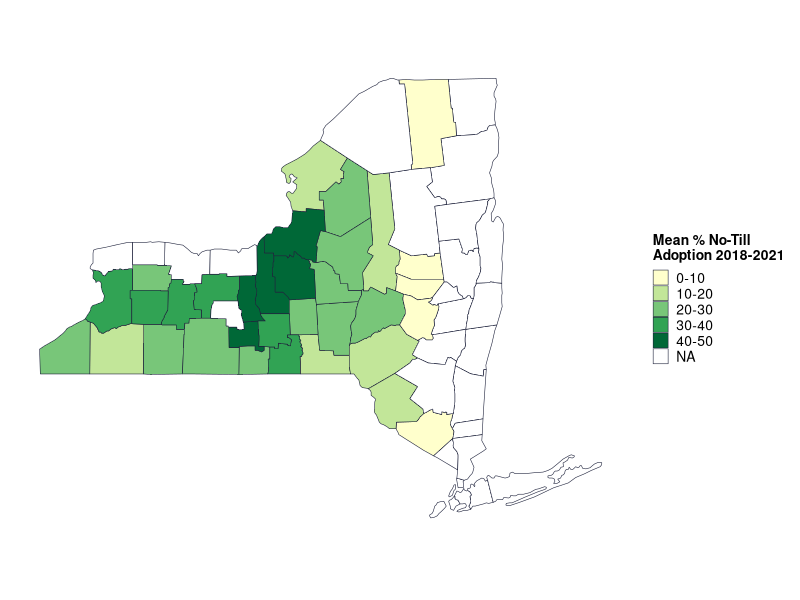
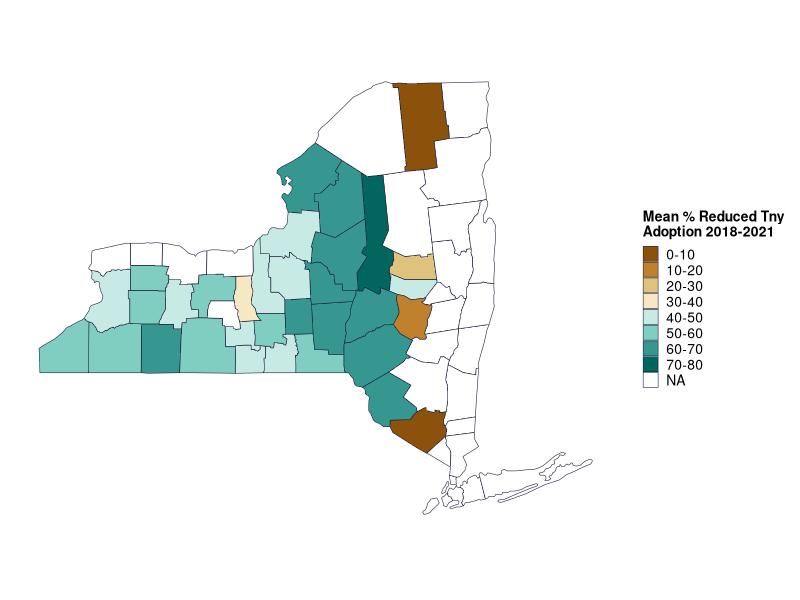
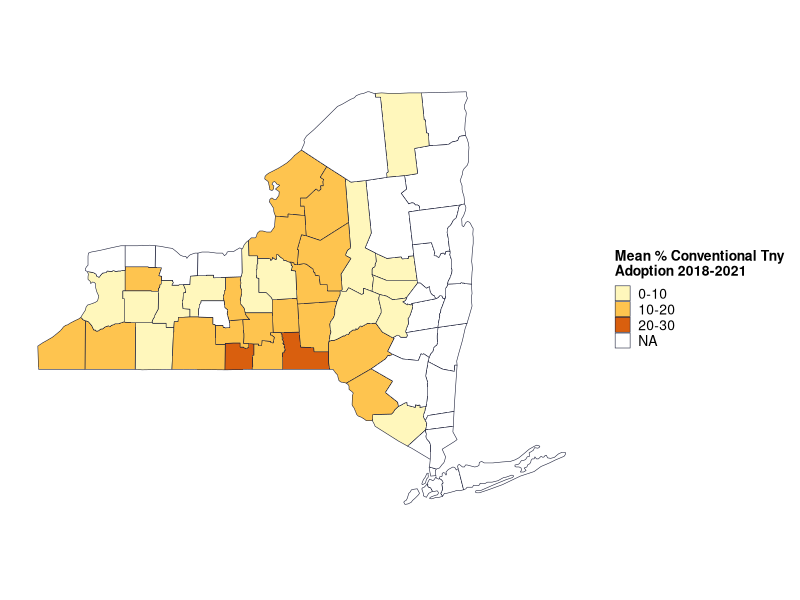
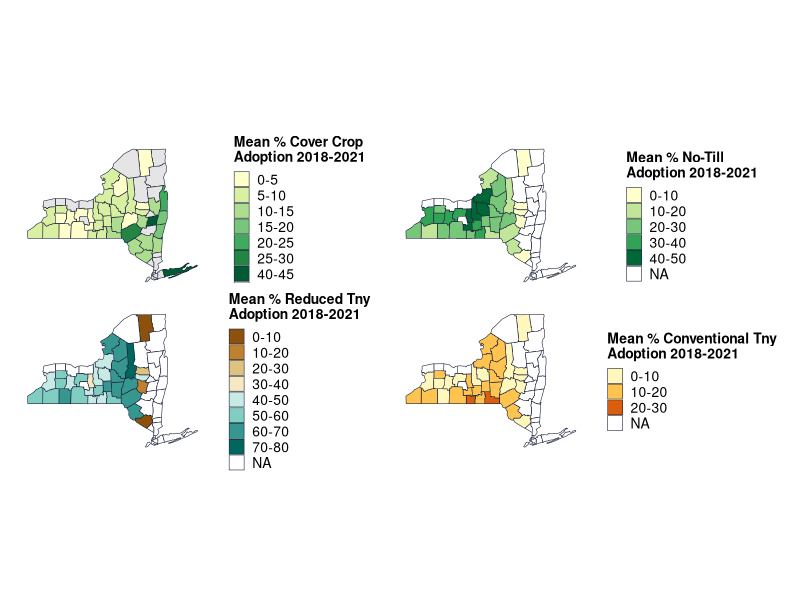
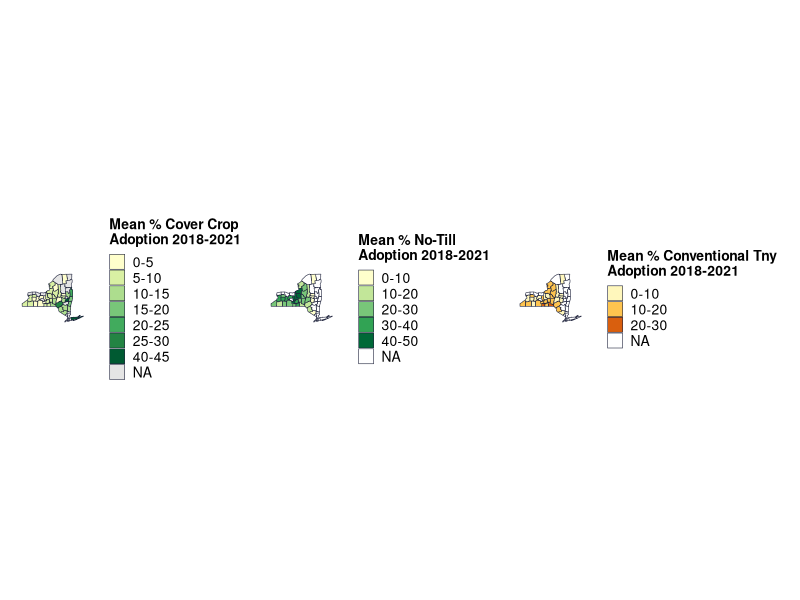
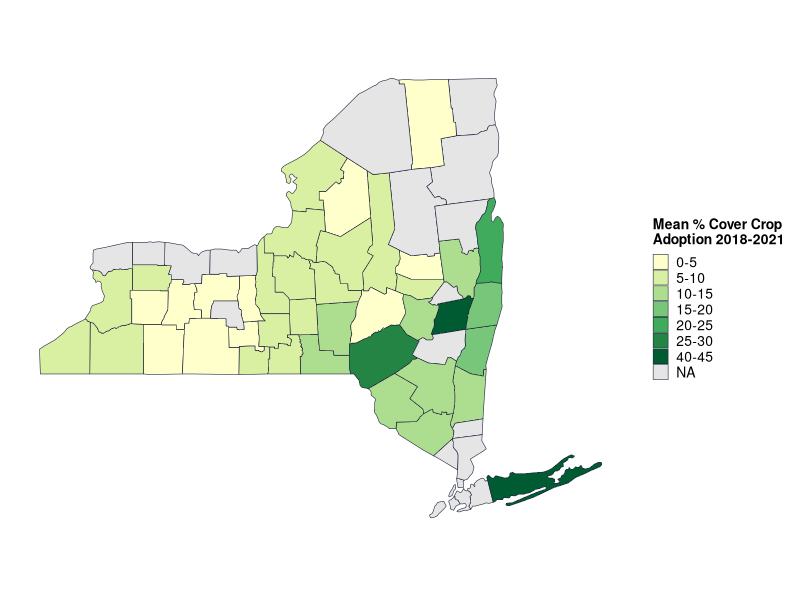
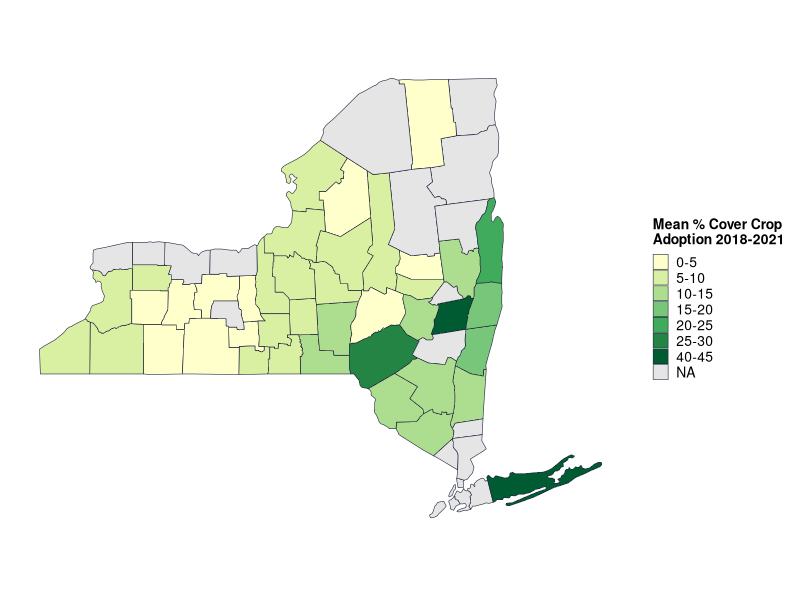
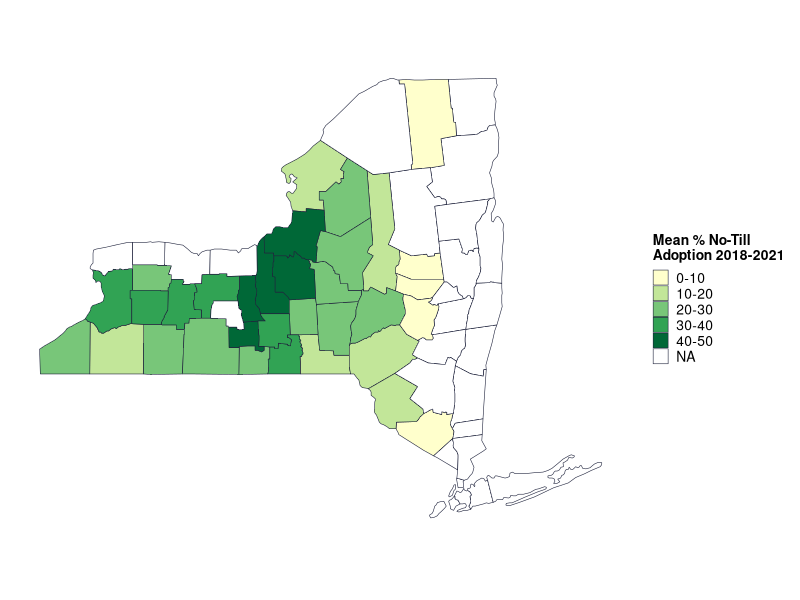

Source code (R) for these figures, in order: (Note: this script raises an error after producing the figures.)
# This makes county heat maps for average % adoption 2018-2021 from OpTIS for 
# cover crops, no till, reduced till
# excludes counties whose harvested cropland acres in 2017 census is in the 
# lowest 10th percentile for the state and counties for which OpTIS evaluated
# < 50% of 2017 harvested cropland acres.See "OpTIS adoption rates IL.R" for details.
# 

library(tidyverse)
library(maps)
library(reshape2)
# install.packages("sf")
library(sf)
# library(gridExtra)  # for grid.arrange()
# install.packages("patchwork")
library(patchwork) # for plot_layout()

# based on https://stackoverflow.com/questions/51463037/plotting-a-heat-map-of-pennsylvania-counties-in-r

# load data created in "OpTIS adoption rates IL.R"
means_county <- read.csv("data/optis/means_county_ny.csv") %>%
  arrange(county)

# get map data to match county names
means_county$county <- str_remove(means_county$county, " County")



# define colors for YlOrBr by Paul Tol https://personal.sron.nl/~pault/
# how many colors do we need? do they all work with 5?
# hist(means_county$mean.perc[means_county$variable %in% "perc_cc"]) # 0-30
# hist(means_county$mean.perc[means_county$variable %in% "perc_nt"]) # 10-80
# hist(means_county$mean.perc[means_county$variable %in% "perc_rt"]) # 15-55
# hist(means_county$mean.perc[means_county$variable %in% "perc_ct"]) # 0-50
# pal5 <- c("#ffffe5", "#fee391", "#fb9a29", "#cc4c02", "#662506", "#888888")
# pal6 <- c("#fee391", "#fec44f", "#fb9a29", "#ec7014", "#cc4c02", "#993404", "#888888")
# pal6b <- c(rev(pal6[1:6]), pal6[7])
# # scales::show_col(pal6b)
# pal7 <- c("#fff7bc", "#fee391", "#fec44f", "#fb9a29", "#ec7014", "#cc4c02", "#993404", "#888888")
# pal8 <- c("#fff7bc", "#fee391", "#fec44f", "#fb9a29", "#ec7014", "#cc4c02", "#993404", "#662506", "#888888")
# pal8b <- c(rev(pal8[1:8]), pal8[9])
pal3new <- c("#8c510a", "#bf812d", "#dfc27d")
pal6new <- c("#8c510a", "#bf812d", "#dfc27d", "#80cdc1", "#35978f", "#01665e")
pal5new <- c("#bf812d", "#dfc27d", "#80cdc1", "#35978f", "#01665e")
pal8new <- c("#8c510a", "#bf812d", "#dfc27d", "#f6e8c3","#c7eae5", "#80cdc1", "#35978f", "#01665e")
palcc <- c("#ffffcc", "#d9f0a3", "#addd8e", "#78c679","#41ab5d", "#238443", "#005a32")
# palcc <- c("#FFFFE5", "#F7FCB9", "#D9F0A3", "#ADDD8E", "#78C679", "#41AB5D", "#004529")
palnt <- c("#ffffcc", "#c2e699", "#78c679", "#31a354", "#006837")
palct <- c("#fff7bc", "#fec44f", "#d95f0e")


# divide percents into bins
# what's the max and min for each variable?
ranges <- do.call(data.frame, aggregate(means_county, mean.perc~variable, 
                                        FUN=function (x) c(min=min(x), max=max(x))))

# fn for rounding to the upper 5
round_any <- function(x, accuracy, f=round){f(x/accuracy)*accuracy}

ranges$min_bin <-round_any(ranges$mean.perc.min, 10, f=floor)
ranges$max_bin <-round_any(ranges$mean.perc.max, 10, f=ceiling)
ranges$bins <- c(5, 10, 10, 10)

means_county <- inner_join(means_county, ranges[,c(1,4:6)]) %>%
  mutate(binlo = round_any(mean.perc, bins, f=floor), 
         binhi = round_any(mean.perc, bins, f=ceiling),
         mybin = paste0(binlo, "-", binhi),
         bincheck = binhi-binlo # check to see if any bins are e.g., 18-18
  ) %>%
  arrange(variable, mean.perc)

# do any counties mybin = 0? (i.e. "18-18")
sum(means_county$bincheck==0) # should be 0

# cleanup bins dataset
means_county <- means_county[,c(1:4,11)]

# get county spatial data
ny <- map_data("county", "New York", proj="mercator")

# check spelling of counties matches between ny and means_county


# get ready to join with means_county data
ny$subregion <- str_to_title(ny$subregion)
mapnames <- sort(unique(ny$subregion))   # 62 names in map
datnames <- arrange(unique(means_county[,c('county', 'variable')]))  # data have 41 names

# what is different
# difs <- setdiff(mapnames, datnames)

# complete list of counties x 4 variable types
vars <- unique(means_county$variable)
mapnames2 <- rep(mapnames, 4)
varnames <- c(rep(vars[1], length(mapnames)),
              rep(vars[2], length(mapnames)),
              rep(vars[3], length(mapnames)),
              rep(vars[4], length(mapnames)))
complete <- data.frame(county=mapnames2, variable=varnames)

means_county <- full_join(means_county, complete)
rm(complete, vars, mapnames, datnames, mapnames2, varnames)

means_county$mybin <- ordered(means_county$mybin, levels=unique(means_county$mybin))
length(unique(means_county$county))  # 62


# join rates with spatial data:
ny <- left_join(ny, means_county, join_by(subregion==county), relationship="many-to-many")



# make a map
# nysf <- st_as_sf(ny, coords=c("long", "lat"), crs=4326)


ditch_the_axes <- theme(
  axis.text = element_blank(),
  axis.line = element_blank(),
  axis.ticks = element_blank(),
  panel.border = element_blank(),
  panel.grid = element_blank(),
  axis.title = element_blank()
)



windows(xpinch=200, ypinch=200, width=5, height=5)

# plot for cover crops
pcc <- ggplot() +
  geom_polygon(data=ny[ny$variable %in% "perc_cc",],
               mapping=aes(x=long, y=lat, fill=mybin, group=subregion),
               color="#20243d", linewidth=0.2) +
 coord_sf(default_crs = sf::st_crs(4326)) +  # , # read x and y as latitude and longitude
  #          xlim = c(-92, -87), ylim=c(36.5, 43)) +
  scale_fill_manual(values=palcc,
                    na.value = "gray90",
                    name= "Mean % Cover Crop\nAdoption 2018-2021") +
  scale_color_manual(values=NA) +
  theme_bw() +
  ditch_the_axes +
  theme(legend.title=element_text(size=10, face="bold"),
        legend.text=element_text(size=10),
        legend.key.size=unit(0.4, "cm"))

pcc

ggsave("plots/maps/county_heatmap_NYcc.png")





# plot for no-tny
pnt <- ggplot() +
  geom_polygon(data=ny[ny$variable %in% "perc_nt",],
               mapping=aes(x=long, y=lat, fill=mybin, group=subregion),
               color="#20243d", linewidth=0.2) +
  coord_sf(default_crs = sf::st_crs(4326)) +  # , # read x and y as latitude and longitude
  #          xlim = c(-92, -87), ylim=c(36.5, 43)) +
  scale_fill_manual(values=palnt,
                    na.value = "white",
                    name= "Mean % No-Till\nAdoption 2018-2021") +
  scale_color_manual(values=NA) +
  theme_bw() +
  ditch_the_axes +
  theme(legend.title=element_text(size=10, face="bold"),
        legend.text=element_text(size=10),
        legend.key.size=unit(0.4, "cm"))

pnt

ggsave("plots/maps/county_heatmap_NYnt.png")




# plot for reduced-tny
prt <- ggplot() +
  geom_polygon(data=ny[ny$variable %in% "perc_rt",],
               mapping=aes(x=long, y=lat, fill=mybin, group=subregion),
               color="#20243d", linewidth=0.2) +
  coord_sf(default_crs = sf::st_crs(4326)) +  # , # read x and y as latitude and longitude
  #          xlim = c(-92, -87), ylim=c(36.5, 43)) +
  scale_fill_manual(values=pal8new,
                    na.value = "white",
                    name= "Mean % Reduced Tny\nAdoption 2018-2021") +
  scale_color_manual(values=NA) +
  theme_bw() +
  ditch_the_axes +
  theme(legend.title=element_text(size=10, face="bold"),
        legend.text=element_text(size=10),
        legend.key.size=unit(0.4, "cm"))

prt

ggsave("plots/maps/county_heatmap_NYrt.png")



# plot for conventional-tny
pct <- ggplot() +
  geom_polygon(data=ny[ny$variable %in% "perc_ct",],
               mapping=aes(x=long, y=lat, fill=mybin, group=subregion),
               color="#20243d",linewidth=0.2) +
  coord_sf(default_crs = sf::st_crs(4326)) +  # , # read x and y as latitude and longitude
  #          xlim = c(-92, -87), ylim=c(36.5, 43)) +
  scale_fill_manual(values=palct,
                    na.value = "white",
                    name= "Mean % Conventional Tny\nAdoption 2018-2021")+
  scale_color_manual(values=NA) +
  theme_bw() +
  ditch_the_axes +
  theme(legend.title=element_text(size=10, face="bold"),
        legend.text=element_text(size=10),
        legend.key.size=unit(0.4, "cm"))


pct

ggsave("plots/maps/county_heatmap_NYct.png")



# plot all 4 plots at once

# grid.arrange(pcc, pnt, prt, pct, nrow=2) # plot sizes vary because legend titles are different widths

pcc + pnt + prt + pct + plot_layout(ncol=2)
ggsave("plots/maps/county_heatmap_NYall4.png", width=6.5, height=6.5, units="in")

pcc + pnt + pct + plot_layout(ncol=3)
ggsave("plots/maps/county_heatmap_NYCC,CT,NTonly.png", width=14, height=4, units="in")


# INCOMPLETE
# add rivers (following https://milospopovic.net/map-rivers-with-sf-and-ggplot2-in-r/)

filenames <- list.files("data/gis/NHD_H_Illinois_State_Shape_NAD83/Shape", pattern="*.shp", full.names=T)
## left off here trying to understand which file to use
## check out https://pubs.er.usgs.gov/publication/ofr20191096
## might also search for mapping NHD in R 

riv_list <- lapply(filenames, st_read)  
il_riv <- riv_list[[1]] |>
  sf::st_cast("MULTILINESTRING")

il_map + 
  ggplot() +
  geom_sf(data=il_riv, aes(x=geometry$X, y=geometry$Y), color="midnightblue", lwd=1) +
  coord_sf(default_crs = sf::st_crs(4326))
